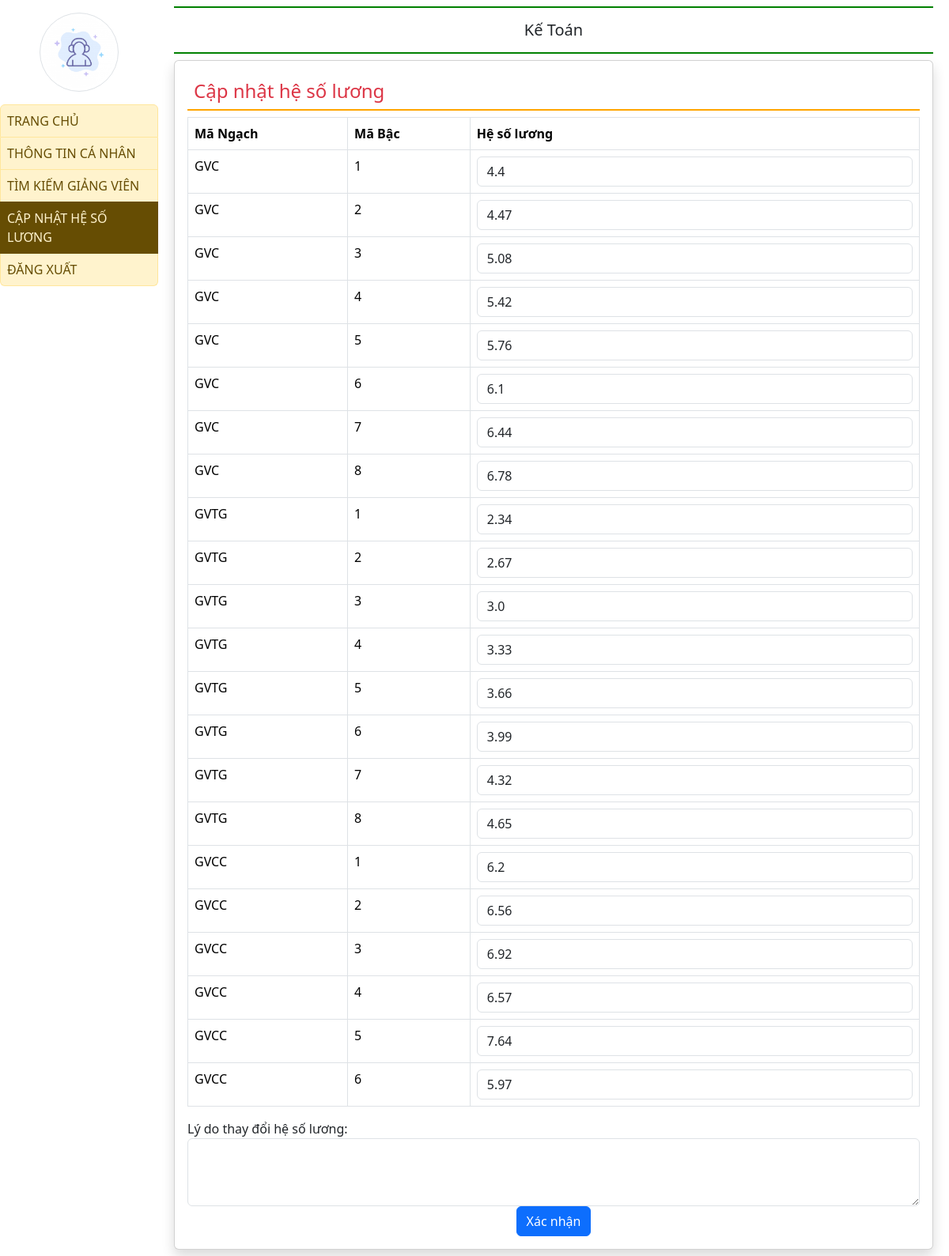
Page /update_salary1/ on the committed database.
### quanlyluong/models.py (models this page shows)
class HESOLUONG(models.Model):
    MABAC = models.ForeignKey(CAPBAC, on_delete=models.CASCADE)
    MANGACH = models.ForeignKey(NGACH, on_delete=models.CASCADE)
    HESO = models.FloatField()
    class Meta:
        unique_together = (('MABAC', 'MANGACH'),)  # Khóa chính composite
        verbose_name_plural = "Hệ số lương"

### quanlyluong/views.py (the view)
# urls.py: path('update_salary1/', views.update_salary1, name='update_salary1'),
def update_salary1(request):
    change_log_path = 'change_log.csv'
    salary_coefficients_path = 'salary_coefficients.csv'
    if request.method == 'POST':
        reason = request.POST.get('reason')
        if not reason:
            return render(request, 'login/update_salary1.html', {'luongs': HESOLUONG.objects.all(), 'message': 'Lý do thay đổi không được để trống.'})
        change_count = 1  # Initialize the change count
        if os.path.exists(change_log_path):
            try:
                with open(change_log_path, 'r', encoding='utf-8') as f:
                    reader = csv.reader(f)
                    rows = list(reader)
                    if rows:
                        last_row = rows[-1]
                        change_count = int(last_row[2]) + 1
            except FileNotFoundError:
                pass
        changes_made = False
        for key, value in request.POST.items():
            if key.startswith('heso_'):
                try:
                    id = int(key.split('_')[1])
                    heso_luong = HESOLUONG.objects.get(id=id)
                    new_heso = float(value)
                    if heso_luong.HESO != new_heso:
                        heso_luong.HESO = new_heso
                        heso_luong.save()
                        changes_made = True
                except (HESOLUONG.DoesNotExist, ValueError) as e:
                    print(e)
        if changes_made:
            try:
                with open(change_log_path, 'a', newline='', encoding='utf-8') as f:
                    writer = csv.writer(f)
                    writer.writerow([datetime.datetime.now().strftime(
                        '%Y-%m-%d %H:%M:%S'), reason, change_count])
            except Exception as e:
                print(f"Lỗi khi ghi vào file change_log.csv: {e}")
        luongs = HESOLUONG.objects.all()
        for luong in luongs:
            mangach_match = re.search(r'\((.*?)\)', str(luong.MANGACH))
            mabac_match = re.search(r'\((.*?)\)', str(luong.MABAC))
            luong.MANGACH_paren = mangach_match.group(
                1) if mangach_match else luong.MANGACH
            luong.MABAC_paren = mabac_match.group(
                1) if mabac_match else luong.MABAC
        try:
            with open(salary_coefficients_path, 'w', newline='', encoding='utf-8') as f:
                writer = csv.writer(f)
                writer.writerow(['Mã Ngạch', 'Mã Bậc', 'Hệ số lương'])
                for luong in luongs:
                    writer.writerow(
                        [luong.MANGACH_paren, luong.MABAC_paren, luong.HESO])
        except Exception as e:
            print(f"Lỗi khi ghi vào file salary_coefficients.csv: {e}")
        return render(request, 'login/update_salary1.html', {'luongs': luongs, 'message': 'Cập nhật thành công.'})
    else:
        luongs = HESOLUONG.objects.all()
        for luong in luongs:
            mangach_match = re.search(r'\((.*?)\)', str(luong.MANGACH))
            mabac_match = re.search(r'\((.*?)\)', str(luong.MABAC))
            luong.MANGACH_paren = mangach_match.group(
                1) if mangach_match else luong.MANGACH
            luong.MABAC_paren = mabac_match.group(
                1) if mabac_match else luong.MABAC
        return render(request, 'login/update_salary1.html', {'luongs': luongs})

### quanlyluong/templates/login/update_salary1.html (shortened to what this page needs)
{% extends 'login/emp_base.html' %}
{% block main %}
    <h4 class="text-danger p-2" style="border-bottom: 2px solid orange;">Cập nhật hệ số lương</h4>
    <form method="POST" action="{% url 'update_salary1' %}">
        <div class="table-responsive">
            <table class="table table-bordered">
                <thead>
                    <tr>
                        <th>Mã Ngạch</th>
                        <th>Mã Bậc</th>
                        <th>Hệ số lương</th>
                    </tr>
                </thead>
                <tbody>
                    {% for luong in luongs %}
                    <tr>
                        <td>{{ luong.MANGACH_paren }}</td>
                        <td>{{ luong.MABAC_paren }}</td>
                        <td>
                            <input type="number" step="0.01" class="form-control" name="heso_{{ luong.id }}" value="{{ luong.HESO }}">
                        </td>
                    </tr>
                    {% endfor %}
                </tbody>
            </table>
        </div>
        <div class="form-group">
            <label for="reason">Lý do thay đổi hệ số lương:</label>
            <textarea class="form-control" id="reason" name="reason" rows="3" required></textarea>
        </div>
        <div class="text-center">
            <button type="submit" class="btn btn-primary">Xác nhận</button>
        </div>
    </form>
{% endblock %}

### rows in the picture
HESOLUONG: MANGACH_paren "GVC", MABAC_paren "1", HESO "4.4"
HESOLUONG: MANGACH_paren "GVC", MABAC_paren "2", HESO "4.47"
HESOLUONG: MANGACH_paren "GVC", MABAC_paren "3", HESO "5.08"
HESOLUONG: MANGACH_paren "GVC", MABAC_paren "4", HESO "5.42"
HESOLUONG: MANGACH_paren "GVC", MABAC_paren "5", HESO "5.76"
HESOLUONG: MANGACH_paren "GVC", MABAC_paren "6", HESO "6.1"
HESOLUONG: MANGACH_paren "GVC", MABAC_paren "7", HESO "6.44"
HESOLUONG: MANGACH_paren "GVC", MABAC_paren "8", HESO "6.78"
HESOLUONG: MANGACH_paren "GVTG", MABAC_paren "1", HESO "2.34"
HESOLUONG: MANGACH_paren "GVTG", MABAC_paren "2", HESO "2.67"
HESOLUONG: MANGACH_paren "GVTG", MABAC_paren "3", HESO "3.0"
HESOLUONG: MANGACH_paren "GVTG", MABAC_paren "4", HESO "3.33"
HESOLUONG: MANGACH_paren "GVTG", MABAC_paren "5", HESO "3.66"
HESOLUONG: MANGACH_paren "GVTG", MABAC_paren "6", HESO "3.99"
HESOLUONG: MANGACH_paren "GVTG", MABAC_paren "7", HESO "4.32"
HESOLUONG: MANGACH_paren "GVTG", MABAC_paren "8", HESO "4.65"
HESOLUONG: MANGACH_paren "GVCC", MABAC_paren "1", HESO "6.2"
HESOLUONG: MANGACH_paren "GVCC", MABAC_paren "2", HESO "6.56"
HESOLUONG: MANGACH_paren "GVCC", MABAC_paren "3", HESO "6.92"
HESOLUONG: MANGACH_paren "GVCC", MABAC_paren "4", HESO "6.57"
HESOLUONG: MANGACH_paren "GVCC", MABAC_paren "5", HESO "7.64"
HESOLUONG: MANGACH_paren "GVCC", MABAC_paren "6", HESO "5.97"
